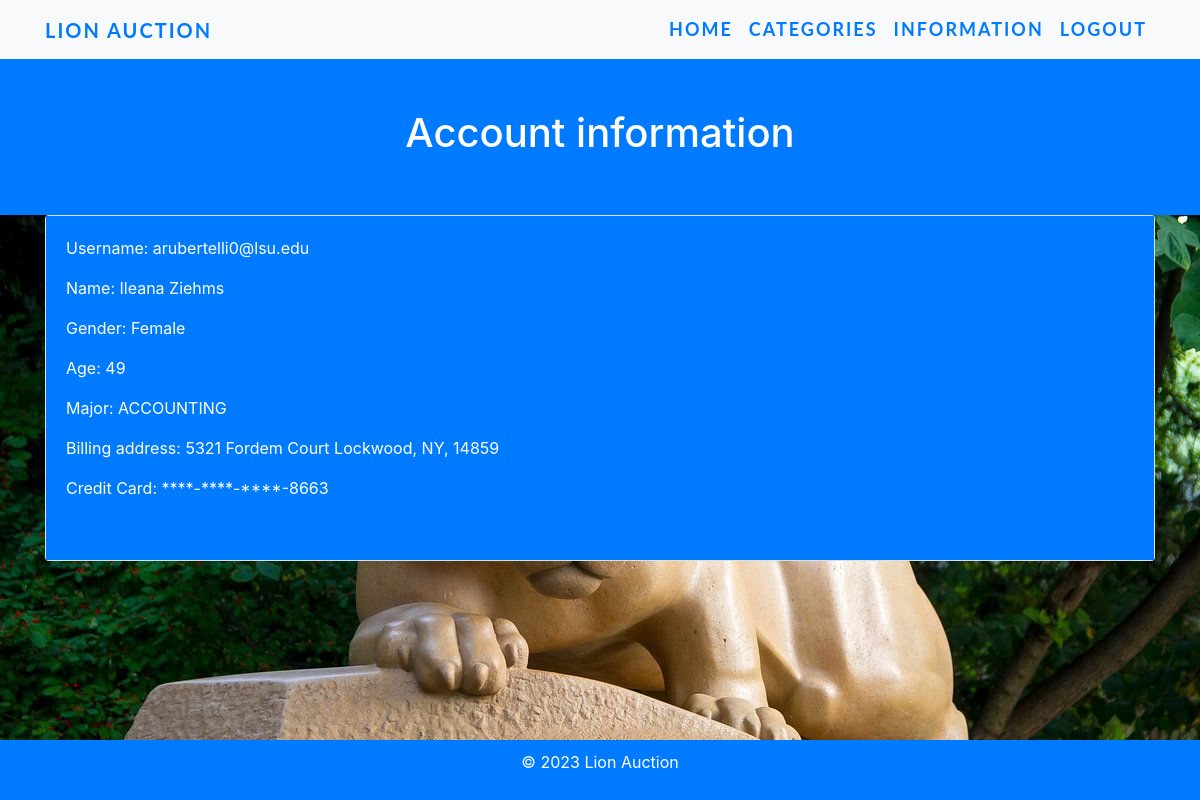
The app's page /account (signed in) with its own data.
### tables this page shows
CREATE TABLE Bidder (
    email TEXT PRIMARY KEY,
    first_name TEXT,
    last_name TEXT,
    gender TEXT,
    age INTEGER,
    home_address_id HEX,
    major TEXT,
    FOREIGN KEY(home_address_id) REFERENCES Address(address_id)
);

CREATE TABLE Address (
    address_id HEX PRIMARY KEY,
    zipcode TEXT,
    street_num TEXT,
    street_name TEXT
);

CREATE TABLE Zipcode_Info (
    zipcode TEXT PRIMARY KEY,
    city TEXT,
    state TEXT
);

### app.py (the view)
@app.route('/account', methods=['POST', 'GET'])
def account():
    user = session.get('username')
    role = session.get('role')
    connection = sql.connect('database.db')
    cursor = connection.execute('SELECT * FROM Seller WHERE email=?;', (user,))
    isSeller = cursor.fetchone()
    if isSeller:
        bankInfo = isSeller
    else:
        bankInfo = None
    isHelpDesk = connection.execute('SELECT * FROM helpdesk WHERE email=?;', (user,)).fetchone()
    if isHelpDesk:
        position = isHelpDesk
    else:
        position = None
    cursor = connection.execute('SELECT * FROM Bidder WHERE email=?;', (user,))
    info = cursor.fetchone()
    address = connection.execute('SELECT * FROM Address WHERE address_id=?;', (info[5],)).fetchone()
    zip = connection.execute('SELECT * FROM Zipcode_Info WHERE zipcode=?;', (address[1],)).fetchone()
    credit = connection.execute('SELECT * FROM Credit_Cards WHERE Owner_email=?;', (user,)).fetchone()
    digits = credit[0][-4:]
    return render_template('account.html', info=info, address=address,
                           zip=zip, bankInfo=bankInfo, digits=digits, role=role, position=position)

### templates/account.html (shortened to what this page needs)
<!DOCTYPE html>
<html lang="en" dir="ltr">
<head>
    <link rel="stylesheet" href="{{ url_for('static', filename='style.css') }}">
    <link rel="stylesheet" href="https://stackpath.bootstrapcdn.com/bootstrap/4.4.1/css/bootstrap.min.css"
>
</head>
<body>
<nav class="navbar navbar-expand-lg navbar-light bg-light">
        <div class="container">
            <a class="navbar-brand" href="/home">Lion Auction</a>
            <div class="collapse navbar-collapse" id="navbarNav">
                <ul class="navbar-nav ml-auto">
                    <li class="nav-item active">
                        <a class="nav-link" href="/home" >Home</a>
                    </li>
                    <li class="nav-item">
                        <a class="nav-link" href="/categories">Categories</a>
                    </li>
                    <li class="nav-item">
                        <a class="nav-link" href="#">Information</a>
                    </li>
                    <li class="nav-item">
                        <a class="nav-link" href="/">Logout</a>
                    </li>
                </ul>
            </div>
        </div>
    </nav>
<div class="header">
        <h1>Account information</h1>
    </div>
    <div class="container">
        <div class="card">
                <div class="card-body">
                    <p>Username: {{ info[0] }}</p>
                    <p>Name: {{ info[1] }} {{ info[2] }}</p>
                    <p>Gender: {{ info[3] }}</p>
                    <p>Age: {{ info[4] }}</p>
                    <p>Major: {{ info[6] }}</p>
                    <p>Billing address: {{ address[2] }} {{ address[3] }} {{ zip[1] }}, {{ zip[2] }}, {{ zip[0] }}</p>
                    <p>Credit Card: ****-****-****-{{ digits }}</p>
                    <br>
                </div>
        </div>
    </div>
    <div class="footer">
        <p>&copy; 2023 Lion Auction</p>
    </div>
</body>
</html>

### static/style.css (style rules this page uses)
body { background-color: #F7F7F7; background-image: url('lbg.jpg'); }
.navbar { font-family: 'Lato', sans-serif; font-size: 20px; font-weight: bold; text-transform: uppercase; letter-spacing: 0.1em; color: #007BFF !important; }
.navbar-brand { color: #007BFF !important; text-transform: uppercase; }
.nav-link { font-size: 18px; color: #007BFF !important; }
.header { background-color: #007BFF; color: white; text-align: center; padding: 50px; }
.footer { background-color: #007BFF; color: white; text-align: center; padding: 10px; position: fixed; left: 0; bottom: 0; width: 100%; }
.card-body { color: white; background-color: #007BFF; }
a:link { color: black; }

### records on screen
Bidder: email "arubertelli0@lsu.edu", first_name "Ileana", last_name "Ziehms", gender "Female", age "49", major "ACCOUNTING"
Address: street_num "5321", street_name "Fordem Court"
Zipcode_Info: city "Lockwood", state "NY", zipcode "14859"

### other values on screen
{{ digits }} "8663"
